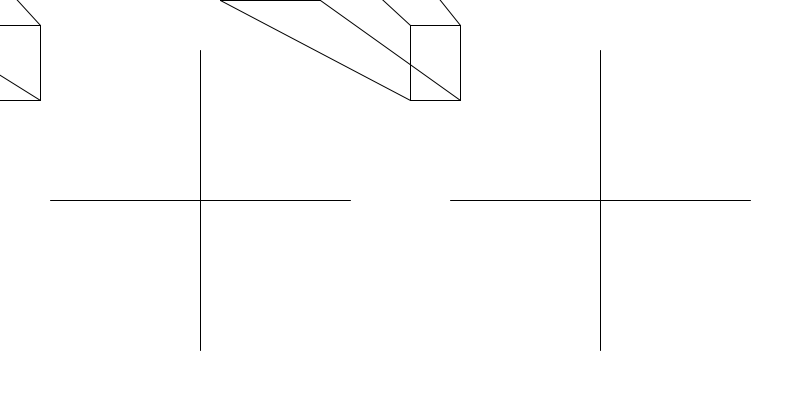
Frame 1 (no input)
Frame 60 (the mouse pressed at the canvas centre just before this capture): identical to frame 1, image omitted
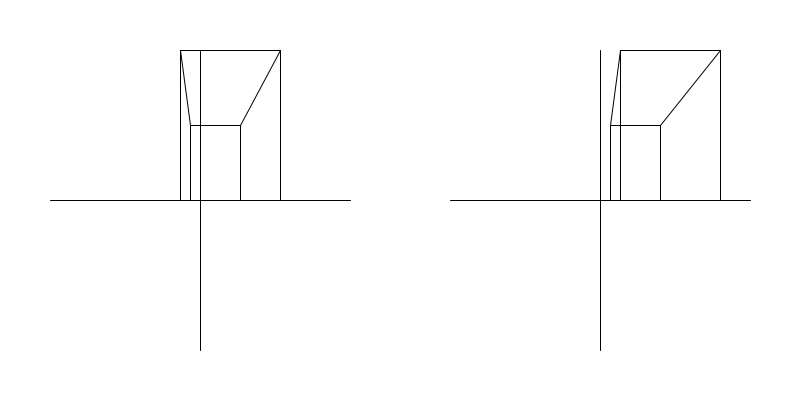
Frame 120 (the mouse held since frame 60 and released just before this capture)

The Processing sketch that drew these frames (run headless with seeded random() and noise(); from frame 60 on, the mouse is pressed at the canvas centre):

// Processing sketch: processing_152498
// ── processing_152498.pde

int x0 = -100;
int y0 = -100;
int z0 = 100;
int x1 = 200;
int y1 = 300;
int z1 = 100;

float l = 50;

void setup() {
  size(800, 400); 
  background(255);    
}

void draw() {
  background(255);
  x0 = 2*(mouseX-width/2);
  y0 = -2*(mouseY-height/2);
  
  dblock(x0, y0, z0, x1, y1, z1, l);
  
  
  line(width/4,height-50,width/4,50);
  line(width*3/4,height-50,width*3/4,50);
  line(width-50,height/2,width/2+50,height/2);
  line(width/2-50,height/2,50,height/2);
}

void dblock(int x0, int y0, int z0, int x1, int y1, int z1, float l){
  dline(x0, y0, z0, x0+x1, y0, z0, l);
  dline(x0+x1, y0, z0, x0+x1, y0+y1, z0, l);
  dline(x0, y0+y1, z0, x0+x1, y0+y1, z0, l);
  dline(x0, y0, z0, x0, y0+y1, z0, l);
  
  dline(x0, y0, z0, x0, y0, z0+z1, l);
  dline(x0+x1, y0, z0, x0+x1, y0, z0+z1, l);
  dline(x0, y0+y1, z0, x0, y0+y1, z0+z1, l);
  dline(x0+x1, y0+y1, z0, x0+x1, y0+y1, z0+z1, l);
    
  dline(x0, y0, z0+z1, x0+x1, y0, z0+z1, l);
  dline(x0+x1, y0, z0+z1, x0+x1, y0+y1, z0+z1, l);
  dline(x0, y0+y1, z0+z1, x0+x1, y0+y1, z0+z1, l);
  dline(x0, y0, z0+z1, x0, y0+y1, z0+z1, l);
}

void dline(int dx1, int dy1, int dz1, int dx2, int dy2, int dz2, float dl){
  int dis = 40;
  line(width/4 + (dl*(dx1 - dis)/dz1), height/2 - (dl*dy1/dz1), width/4 + (dl*(dx2 - dis)/dz2), height/2 - (dl*dy2/dz2));
  line(width*3/4 + (dl*(dx1 + dis)/dz1), height/2 - (dl*dy1/dz1), width*3/4 + (dl*(dx2 + dis)/dz2), height/2 - (dl*dy2/dz2));
}
